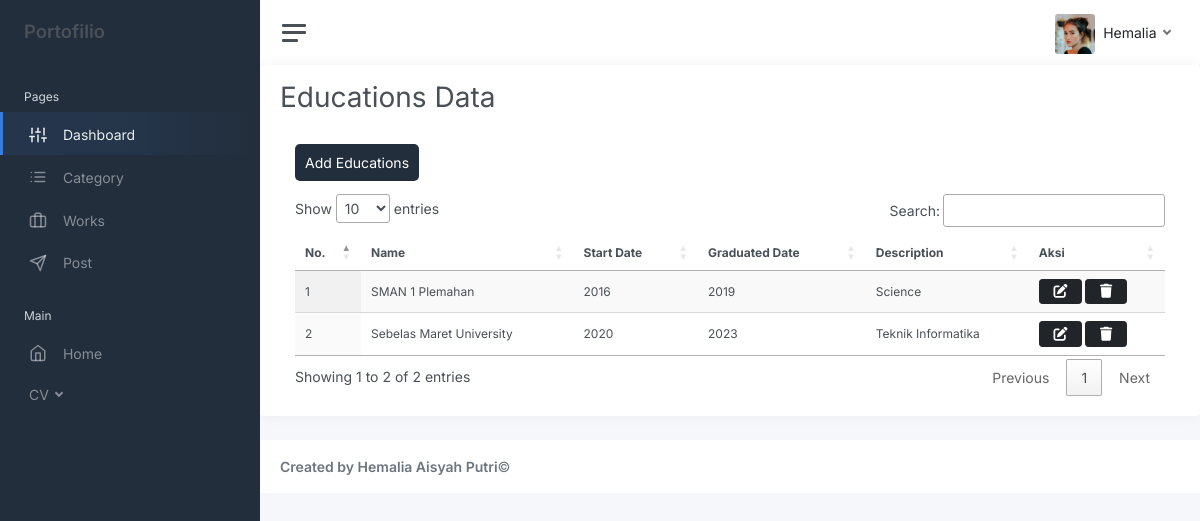
The page /index.php/educations on the database its author committed.
### tables this page shows
CREATE TABLE `educations` (
  `id` int(11) NOT NULL AUTO_INCREMENT,
  `name` varchar(100) NOT NULL,
  `start_date` year(4) NOT NULL,
  `graduated_date` year(4) DEFAULT NULL,
  `description` varchar(225) DEFAULT NULL,
  PRIMARY KEY (`id`),
  UNIQUE KEY `educations_un` (`name`,`start_date`)
);

### application/controllers/Educations.php (called while the page is built, shortened)
<?php
class Educations extends CI_Controller
{
    public function __construct()
    {
        $this->load->model("Meducations");
        $this->load->library('form_validation');
    }
    public function index()
    {
        $data['educations'] = $this->Meducations->getAll();
        $this->load->view('layout/sidebar');
        $this->load->view('layout/navbar');
        $this->load->view('educations/educations', $data);
        $this->load->view('layout/footer');
    }
}

### index.php (called while the page is built, shortened)
<?php
require_once BASEPATH.'core/CodeIgniter.php';

### application/models/Meducations.php (called while the page is built, shortened)
<?php defined('BASEPATH') or exit('No direct script access allowed');
class Meducations extends CI_Model
{
    private $table = "educations";
    public function getAll()
    {
        return $this->db->get($this->table)->result();
    }
}

### application/views/educations/educations.php (the view, shortened to what this page needs)
<div class="card">
    <div class=" h1 card-header">Educations Data</div>
    <div class="card-body">
        <div class="col-auto">
            <a href="<?= "educations/create" ?>" class="text" style="background-color: #222e3c; padding : 10px; color:white;border-radius: 5px; text-decoration:none;">
                Add Educations
            </a>
            <br>
            <br>
            <div class=" table-responsive">
                <table id="datatable" class="display" style="width:100%;font-size:12px;">
                    <thead>
                        <tr>
                            <th width="30">No.</th>
                            <th>Name</th>
                            <th>Start Date</th>
                            <th>Graduated Date</th>
                            <th>Description</th>
                            <th>Aksi</th>
                        </tr>
                    </thead>
                    <tbody>
                        <?php
                        $no = 1;
                        foreach ($educations as $row) {
                        ?>
                            <tr>
                                <td widtd="5%"><?php echo $no++; ?></td>
                                <td><?php echo $row->name; ?></td>
                                <td><?php echo $row->start_date; ?></td>
                                <td><?php echo $row->graduated_date; ?></td>
                                <td><?php echo $row->description; ?></td>
                                <td>
                                    <a href=" <?php echo base_url('educations/edit/' . $row->id); ?>" class="btn btn-dark"><i class="fa-sharp fa-solid fa-pen-to-square"></i></a>
                                    <a href="<?php echo base_url('educations/delete/' . $row->id); ?>" class="btn btn-dark"><i class="fa-solid fa-trash"></i></a>
                                </td>
                            </tr>
                        <?php
                        }
                        ?>
                    </tbody>
                </table>
            </div>
        </div>
    </div>
</div>

### rows shown on the page
educations: name "SMAN 1 Plemahan", start_date "2016", graduated_date "2019", description "Science"
educations: name "Sebelas Maret University", start_date "2020", graduated_date "2023", description "Teknik Informatika"
